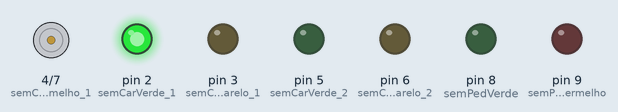
A sketch run on a simulated Arduino Uno, built with avr-gcc and run on an emulated ATmega328P. Parts: motor-driver pin pairs drawn as motors (green arrow = first pin HIGH = forward, orange = second pin HIGH = backward, longer = more drive), output pins drawn as LEDs (lit = HIGH).

Above: at 0.1 s.
At 6.1 s:
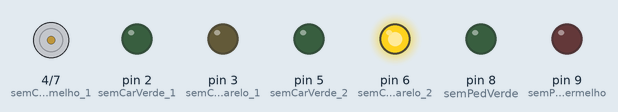
At 12.1 s:
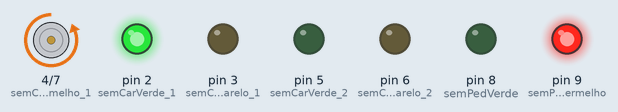
At 17.1 s:
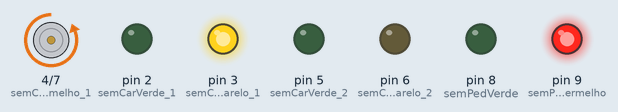
At 25.1 s:
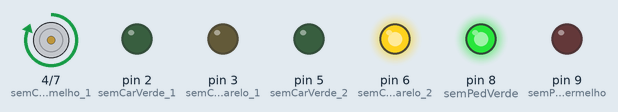
At 36.1 s:
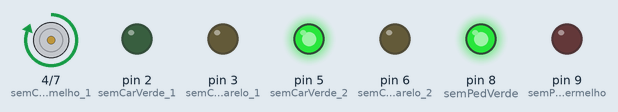
Timing chart, 0 to 37.6 s (numbered marks = the images above):
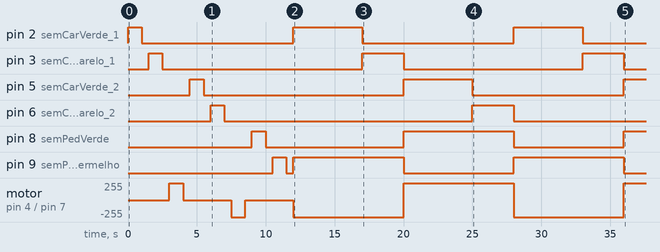

Measured:
- by itself, pin 2 (semCarVerde_1): alternates HIGH for 5.0 s and LOW for 11.0 s
- by itself, pin 3 (semCarAmarelo_1): alternates HIGH for 3.0 s and LOW for 13.8 s
- by itself, pin 5 (semCarVerde_2): HIGH → LOW at 5.5 s, → HIGH 14.5 s later, → LOW 5.0 s later, → HIGH 11.0 s later
- by itself, pin 6 (semCarAmarelo_2): HIGH → LOW at 7.0 s, → HIGH 18.0 s later, → LOW 3.0 s later
- by itself, pin 8 (semPedVerde): HIGH → LOW at 10.0 s, → HIGH 10.0 s later, → LOW 8.0 s later, → HIGH 8.0 s later
- by itself, pin 9 (semPedVermelho): goes LOW 0.50 s, HIGH 8.0 s, LOW 8.0 s, HIGH 8.0 s, then LOW
- by itself, motor on pin 4 (semCarVermelho_1) / pin 7 (semCarVermelho_2): stopped → forward 255/255 at 3.0 s, → stopped 1.0 s later, → backward 255/255 3.5 s later, → stopped 1.0 s later, … (8 changes in this stretch)

The sketch:

simple-light-trafic-v2.ino
```cpp
//Semaforo sentido norte/sul
#define semCarVerde_1     2
#define semCarAmarelo_1   3
#define semCarVermelho_1  4

//Semaforo sentido leste/oeste
#define semCarVerde_2     5
#define semCarAmarelo_2   6
#define semCarVermelho_2  7

//Semafor pedestre
#define semPedVerde       8
#define semPedVermelho    9

//Variaveis status dos semaforos
bool verde_on = 1, verde_off = 0,
     amarelo_on = 1, amarelo_off = 0,
     vermelho_on = 1, vermelho_off = 0;

byte semaforoCarro_1 = 1, semaforoCarro_2 = 2, semaforoPedestre = 0;
void setup() {
  for (byte pin = 2; pin < 10; pin++) {
    pinMode(pin, OUTPUT);
    digitalWrite(pin, HIGH);
    delay(1000);
    digitalWrite(pin, LOW);
    delay(500);
  }
}

void loop() {
  semCar_1("verde");
  semPed_1("vermelho");
  semCar_2("vermelho");
  delay(5000);
  semCar_1("amarelo");
  delay(3000);
  semCar_1("vermelho");
  semPed_1("verde");
  semCar_2("verde");
  delay(5000);
  semCar_2("amarelo");
  delay(3000);
}

void semCar_1(String statusSemCar_1) {
  if (statusSemCar_1 == "verde")
    controleSemaforo(semaforoCarro_1, verde_on, amarelo_off, vermelho_off);
  else if (statusSemCar_1 == "amarelo")
    controleSemaforo(semaforoCarro_1, verde_off, amarelo_on, vermelho_off);
  else if (statusSemCar_1 == "vermelho")
    controleSemaforo(semaforoCarro_1, verde_off, amarelo_off, vermelho_on);
}

void semPed_1(String statusSemPed) {
  if (statusSemPed == "verde")
    controleSemaforo(semaforoPedestre, verde_on, amarelo_off, vermelho_off);
  else if (statusSemPed == "vermelho")
    controleSemaforo(semaforoPedestre, verde_off, amarelo_off, vermelho_on);
}

void semCar_2(String statusSemCar_2) {
  if (statusSemCar_2 == "verde")
    controleSemaforo(semaforoCarro_2, verde_on, amarelo_off, vermelho_off);
  else if (statusSemCar_2 == "amarelo")
    controleSemaforo(semaforoCarro_2, verde_off, amarelo_on, vermelho_off);
  else if (statusSemCar_2 == "vermelho")
    controleSemaforo(semaforoCarro_2, verde_off, amarelo_off, vermelho_on);
}

void controleSemaforo(byte semaforo, bool statusVerde, bool statusAmarelo, bool statusVermelho) {
  if (semaforo == 1) {
    digitalWrite(semCarVerde_1, statusVerde);
    digitalWrite(semCarAmarelo_1, statusAmarelo);
    digitalWrite(semCarVermelho_1, statusVermelho);
  }
  else if (semaforo == 2) {
    digitalWrite(semCarVerde_2, statusVerde);
    digitalWrite(semCarAmarelo_2, statusAmarelo);
    digitalWrite(semCarVermelho_2, statusVermelho);
  }
  else if(semaforo == 0) {
    digitalWrite(semPedVerde, statusVerde);
    digitalWrite(semPedVermelho, statusVermelho);
  }
}
```
